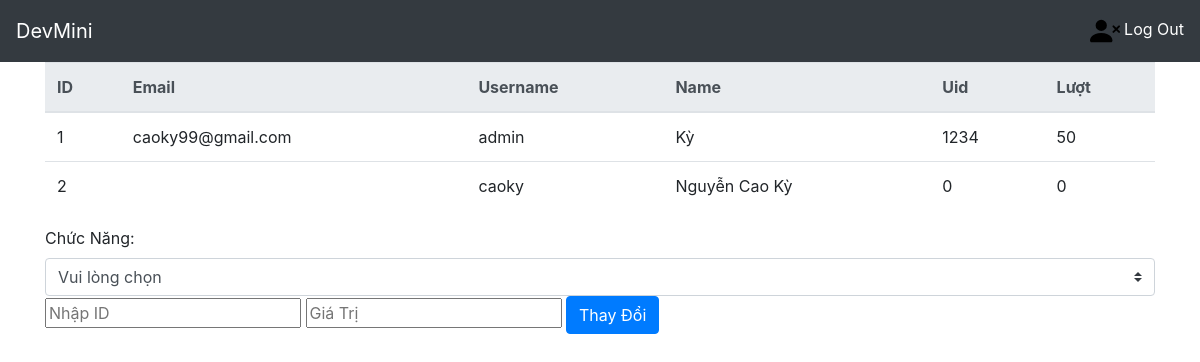
Before: /qtv/ (signed in) with the older database file.
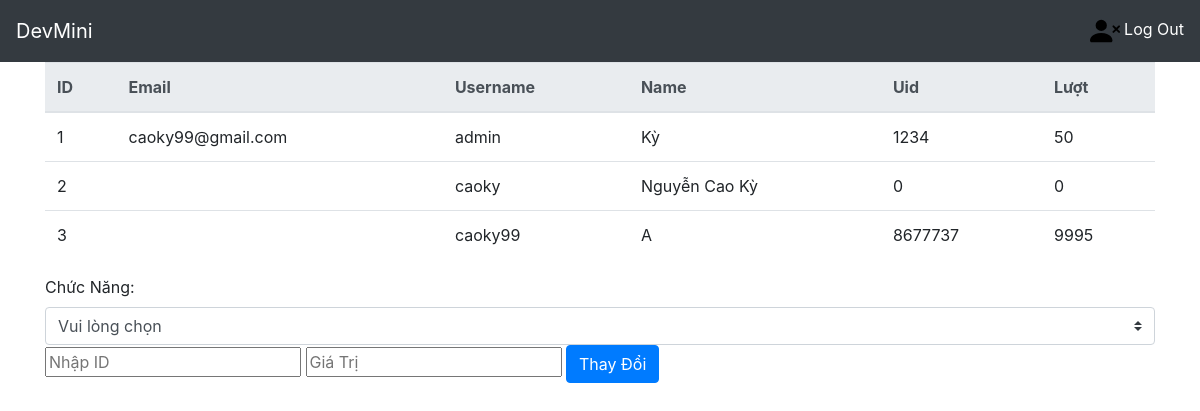
After: the same page with the newer database file.
### home/models.py (models this page shows)
class MyUser(AbstractUser):
    luot=models.IntegerField(default=0)
    name=models.CharField(max_length=100,default="")
    uid=models.IntegerField(default=0)
    isAdmin = models.BooleanField(default=False)
    madonhang=models.IntegerField(default=0)

### home/views.py (the view, shortened to what this page needs)
# urls.py: path('qtv/', views.admin,name="qtv"),
def admin(request):
   form = AdminEdit()
   return render(request, 'pages/admin.html',{'form': form,'MyUser': MyUser.objects.all()})

### home/forms.py (shortened to what this page needs)
class AdminEdit(forms.Form):
    _id = forms.IntegerField()
    name=forms.CharField(max_length=100)
    uid=forms.IntegerField()
    luot=forms.IntegerField()
    username=forms.CharField(max_length=100)
    password=forms.CharField(max_length=100)
    email=forms.CharField(max_length=100)

### home/templates/pages/admin.html (shortened to what this page needs)
{% extends "pages/base.html" %}
{% block menu %}
{% if user.isAdmin %}
<table class="table">
  <thead class="thead-light">
    <tr>
      <th scope="col">ID</th>
      <th scope="col">Email</th>
      <th scope="col">Username</th>
      <th scope="col">Name</th>
      <th scope="col">Uid</th>
      <th scope="col">Lượt</th>
    </tr>
  </thead>
  <tbody>
  {% for name in MyUser %}
    <tr>
      <td>{{name.id}}</td>
      <td>{{name.email}}</td>
      <td>{{name.username}}</td>
      <td>{{name.name}}</td>
      <td>{{name.uid}}</td>
      <td>{{name.luot}}</td>
    </tr>
    {% endfor %}
  </tbody>
</table>
<form action="." method="POST" enctype="multipart/form-data">
	     <div class="class="form-group"">
        <label>Chức Năng:</label>
        <select class="custom-select mr-sm-2" onchange="changeName(this.value)" required>
            <option selected>Vui lòng chọn
            <option value="name">Sửa Tên
        </select>
    </div>
    <input class="id_class" name="_id" onchange="checkNum(this.value)" type="text" class="form-control"  placeholder="Nhập ID" required>
    <input class="text_value" type="text" class="form-control" placeholder="Giá Trị" required>
	<button type="submit" class="btn btn-primary">Thay Đổi</button>
</form>
{% endif %}
{% endblock %}

Changed rows visible on the page:
added MyUser: id "3", username "caoky99", name "A", uid "8677737", luot "9995"
